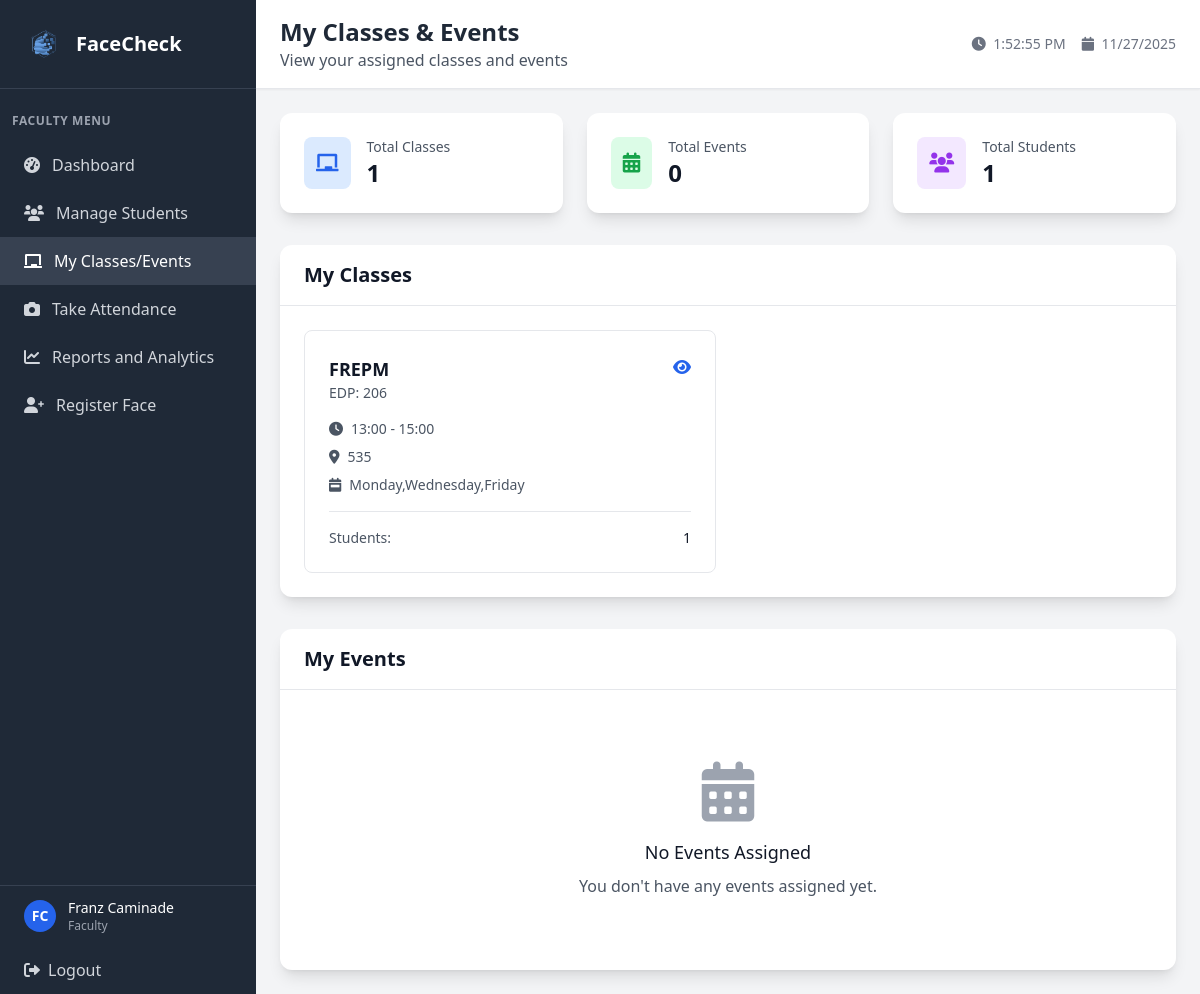
The page /faculty/my_classes (signed in) on the database as committed earlier.
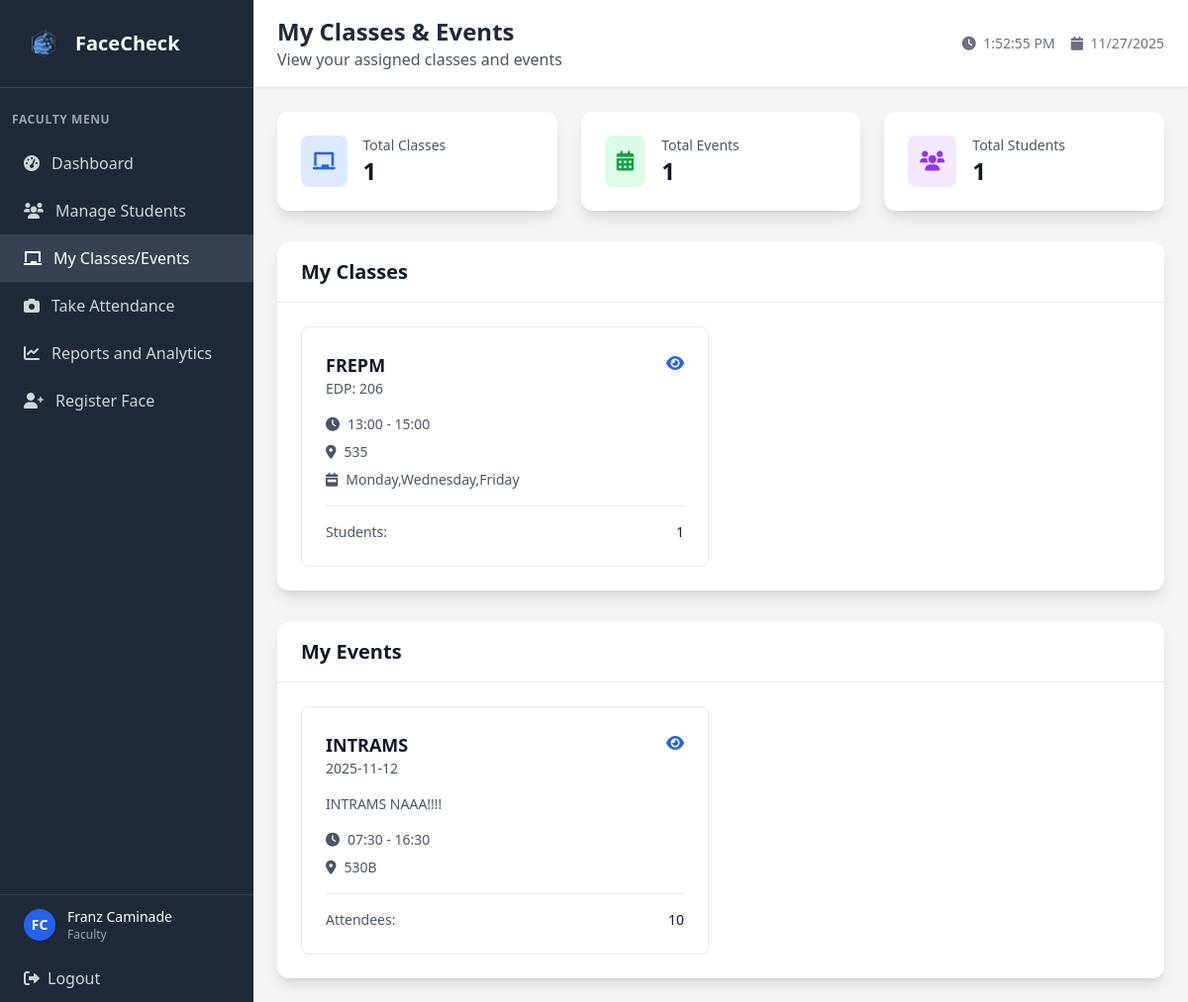
The same page on the database as committed later.
### tables this page shows
CREATE TABLE class (
            class_id INTEGER PRIMARY KEY AUTOINCREMENT,
            class_name VARCHAR(20) NOT NULL,
            edpcode VARCHAR(20) NOT NULL UNIQUE,
            start_time TIME,
            end_time TIME,
            room VARCHAR(10),
            faculty_id INTEGER NOT NULL,
            FOREIGN KEY (faculty_id) REFERENCES faculty(faculty_id)
        );

CREATE TABLE event (
            event_id INTEGER PRIMARY KEY AUTOINCREMENT,
            event_name VARCHAR(20) NOT NULL,
            description TEXT,
            event_date DATETIME NOT NULL,
            start_time TIME,
            end_time TIME,
            room VARCHAR(20),
            faculty_id INTEGER NOT NULL,
            FOREIGN KEY (faculty_id) REFERENCES faculty(faculty_id)
        );

### app.py (the view)
@app.route('/faculty/my_classes')
def faculty_my_classes():
    if 'user_id' not in session or session['role'] != 'faculty':
        return redirect(url_for('login'))
    conn = get_db_connection()
    faculty_info = conn.execute('''
        SELECT u.*, f.faculty_id, f.position, f.attendance_image, d.dept_name
        FROM user u
        JOIN faculty f ON u.user_id = f.user_id
        LEFT JOIN department d ON u.dept_id = d.dept_id
        WHERE u.user_id = ?
    ''', (session['user_id'],)).fetchone()
    if not faculty_info:
        conn.close()
        flash('Faculty record not found', 'error')
        return redirect(url_for('faculty_dashboard'))
    classes = conn.execute('''
        SELECT c.*,
               COUNT(DISTINCT sc.student_id) as student_count,
               GROUP_CONCAT(DISTINCT d.day_name) as days
        FROM class c
        LEFT JOIN student_class sc ON c.class_id = sc.class_id
        LEFT JOIN class_days cd ON c.class_id = cd.class_id
        LEFT JOIN days d ON cd.day_id = d.day_id
        WHERE c.faculty_id = ?
        GROUP BY c.class_id
        ORDER BY c.class_name
    ''', (faculty_info['faculty_id'],)).fetchall()
    events = conn.execute('''
        SELECT e.*,
               COUNT(DISTINCT ea.user_id) as attendee_count
        FROM event e
        LEFT JOIN event_attendance ea ON e.event_id = ea.event_id
        WHERE e.faculty_id = ?
        GROUP BY e.event_id
        ORDER BY e.event_date DESC
    ''', (faculty_info['faculty_id'],)).fetchall()
    total_students = conn.execute('''
        SELECT COUNT(DISTINCT sc.student_id) as total
        FROM class c
        JOIN student_class sc ON c.class_id = sc.class_id
        WHERE c.faculty_id = ?
    ''', (faculty_info['faculty_id'],)).fetchone()
    conn.close()
    return render_template('faculty/faculty_my_classes.html',
                         faculty_info=faculty_info,
                         classes=classes,
                         events=events,
                         total_students=total_students['total'] if total_students else 0)

### app.py (called while the page is built)
def get_db_connection():
    try:
        conn = sqlite3.connect('facecheck.db', timeout=30.0)
        conn.row_factory = sqlite3.Row
        conn.execute('PRAGMA foreign_keys = ON')
        try:
            cur = conn.cursor()
            cur.execute("PRAGMA table_info(faculty)")
            columns = [row[1] for row in cur.fetchall()]
            if 'attendance_image' not in columns:
                cur.execute("ALTER TABLE faculty ADD COLUMN attendance_image VARCHAR(255)")
                conn.commit()
        except Exception:
            pass
        return conn
    except sqlite3.Error as e:
        print(f"Database connection error: {e}")
        raise

### templates/faculty/faculty_my_classes.html (shortened to what the changed rows need)
<!DOCTYPE html>
<html lang="en">
<head>
    <script src="https://cdn.tailwindcss.com"></script>
    <link href="https://cdnjs.cloudflare.com/ajax/libs/font-awesome/6.0.0/css/all.min.css" rel="stylesheet">
</head>
<body class="bg-gray-100">
    <div class="flex h-screen">
        <div class="w-64 bg-gray-800 text-white">
            <div class="p-6 border-b border-gray-700">
                <div class="flex items-center">
                    <h1 class="text-xl font-bold">FaceCheck</h1>
                </div>
            </div>
        </div>
        <div class="flex-1 flex flex-col overflow-hidden">
            <header class="bg-white shadow-sm border-b border-gray-200">
                <div class="px-6 py-4">
                    <div class="flex items-center justify-between">
                        <div>
                            <h2 class="text-2xl font-bold text-gray-800">My Classes & Events</h2>
                        </div>
                    </div>
                </div>
            </header>
            <main class="flex-1 overflow-y-auto p-6">
                <div class="grid grid-cols-1 md:grid-cols-3 gap-6 mb-8">
                    <div class="bg-white rounded-xl shadow-lg p-6">
                        <div class="flex items-center">
                            <div class="ml-4">
                                <p class="text-sm font-medium text-gray-600">Total Events</p>
                                <p class="text-2xl font-bold text-gray-900">{{ events|length }}</p>
                            </div>
                        </div>
                    </div>
                </div>
                <div class="bg-white rounded-xl shadow-lg mb-8">
                    <div class="p-6">
                        {% if classes %}
                        <div class="grid grid-cols-1 lg:grid-cols-2 xl:grid-cols-3 gap-6">
                            {% for class_info in classes %}
                            <div class="border border-gray-200 rounded-lg p-6 hover:shadow-md transition-shadow">
                                <div class="flex items-start justify-between mb-4">
                                    <div>
                                        <h4 class="text-lg font-semibold text-gray-900">{{ class_info.class_name }}</h4>
                                        <p class="text-sm text-gray-600">EDP: {{ class_info.edpcode }}</p>
                                    </div>
                                    <div class="flex space-x-2">
                                        <a href="{{ url_for('faculty_class_view', class_id=class_info.class_id) }}" class="text-blue-600 hover:text-blue-800">
                                            <i class="fas fa-eye"></i>
                                        </a>
                                    </div>
                                </div>
                                <div class="space-y-2 text-sm text-gray-600">
                                    <div class="flex items-center">
                                        <i class="fas fa-clock mr-2"></i>
                                        <span>{{ class_info.start_time }} - {{ class_info.end_time }}</span>
                                    </div>
                                    <div class="flex items-center">
                                        <i class="fas fa-map-marker-alt mr-2"></i>
                                        <span>{{ class_info.room }}</span>
                                    </div>
                                    <div class="flex items-center">
                                        <i class="fas fa-calendar-week mr-2"></i>
                                        <span>{{ class_info.days }}</span>
                                    </div>
                                </div>
                                <div class="mt-4 pt-4 border-t border-gray-200">
                                    <div class="flex items-center justify-between">
                                        <span class="text-sm text-gray-600">Students:</span>
                                        <span class="text-sm font-medium text-gray-900">{{ class_info.student_count }}</span>
                                    </div>
                                </div>
                            </div>
                            {% endfor %}
                        </div>
                        {% else %}
                        <div class="text-center py-12">
                            <i class="fas fa-chalkboard text-gray-400 text-6xl mb-4"></i>
                            <h3 class="text-lg font-medium text-gray-900 mb-2">No Classes Assigned</h3>
                            <p class="text-gray-600">You don't have any classes assigned yet.</p>
                        </div>
                        {% endif %}
                    </div>
                </div>
                <div class="bg-white rounded-xl shadow-lg">
                    <div class="p-6">
                        {% if events %}
                        <div class="grid grid-cols-1 lg:grid-cols-2 xl:grid-cols-3 gap-6">
                            {% for event_info in events %}
                            <div class="border border-gray-200 rounded-lg p-6 hover:shadow-md transition-shadow">
                                <div class="flex items-start justify-between mb-4">
                                    <div>
                                        <h4 class="text-lg font-semibold text-gray-900">{{ event_info.event_name }}</h4>
                                        <p class="text-sm text-gray-600">{{ event_info.event_date }}</p>
                                    </div>
                                    <div class="flex space-x-2">
                                        <a href="{{ url_for('faculty_event_view', event_id=event_info.event_id) }}" class="text-blue-600 hover:text-blue-800">
                                            <i class="fas fa-eye"></i>
                                        </a>
                                    </div>
                                </div>
                                {% if event_info.description %}
                                <p class="text-sm text-gray-600 mb-4">{{ event_info.description }}</p>
                                {% endif %}
                                <div class="space-y-2 text-sm text-gray-600">
                                    <div class="flex items-center">
                                        <i class="fas fa-clock mr-2"></i>
                                        <span>{{ event_info.start_time }} - {{ event_info.end_time }}</span>
                                    </div>
                                    <div class="flex items-center">
                                        <i class="fas fa-map-marker-alt mr-2"></i>
                                        <span>{{ event_info.room }}</span>
                                    </div>
                                </div>
                                <div class="mt-4 pt-4 border-t border-gray-200">
                                    <div class="flex items-center justify-between">
                                        <span class="text-sm text-gray-600">Attendees:</span>
                                        <span class="text-sm font-medium text-gray-900">{{ event_info.attendee_count }}</span>
                                    </div>
                                </div>
                            </div>
                            {% endfor %}
                        </div>
                        {% else %}
                        <div class="text-center py-12">
                            <i class="fas fa-calendar-alt text-gray-400 text-6xl mb-4"></i>
                            <h3 class="text-lg font-medium text-gray-900 mb-2">No Events Assigned</h3>
                            <p class="text-gray-600">You don't have any events assigned yet.</p>
                        </div>
                        {% endif %}
                    </div>
                </div>
            </main>
        </div>
    </div>
</body>
</html>

Rows that differ between the two databases and show on the page:
now on this page (row edited): event: event_name "INTRAMS", event_date "2025-11-12", description "INTRAMS NAAA!!!!", start_time "07:30", end_time "16:30", room "530B", attendee_count "10"
Other text that changed with them:
{{ events|length }}: "0" → "1"
text no longer shown: "No Events Assigned You don't have any events assigned yet."
